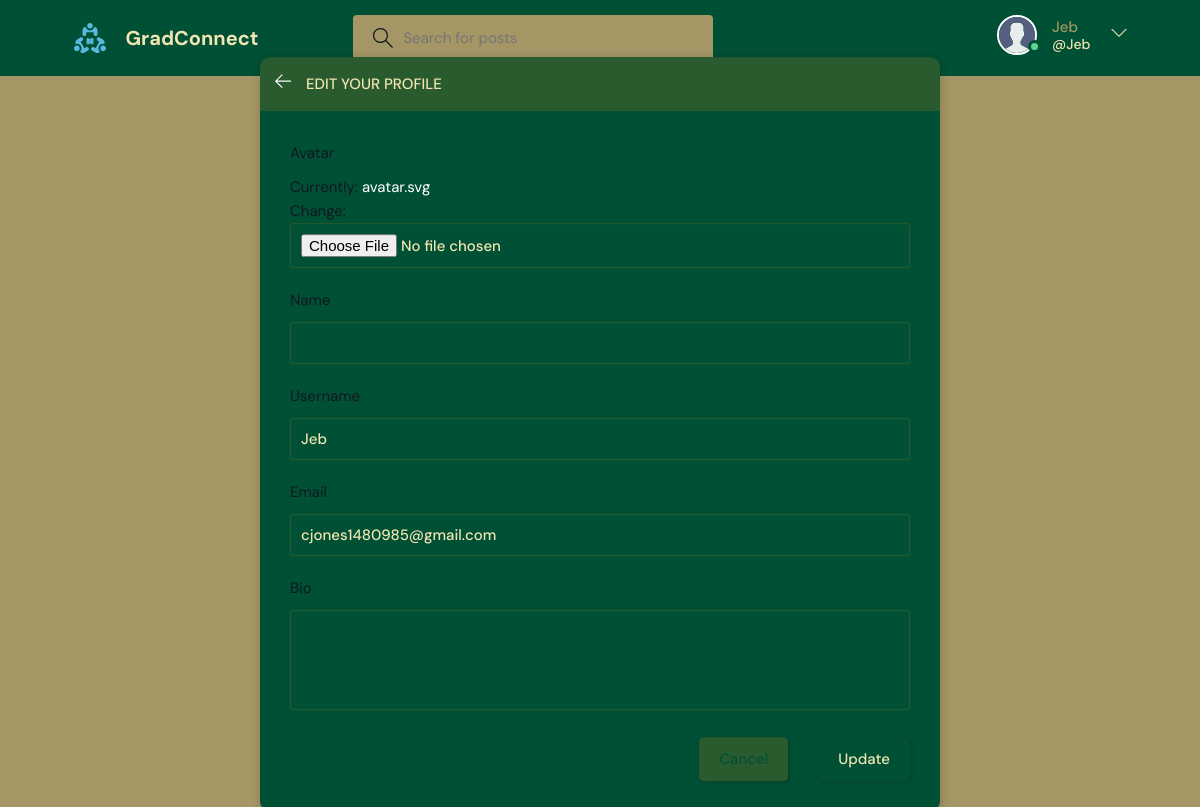
Before: /update-user/ (signed in) with the older database file.
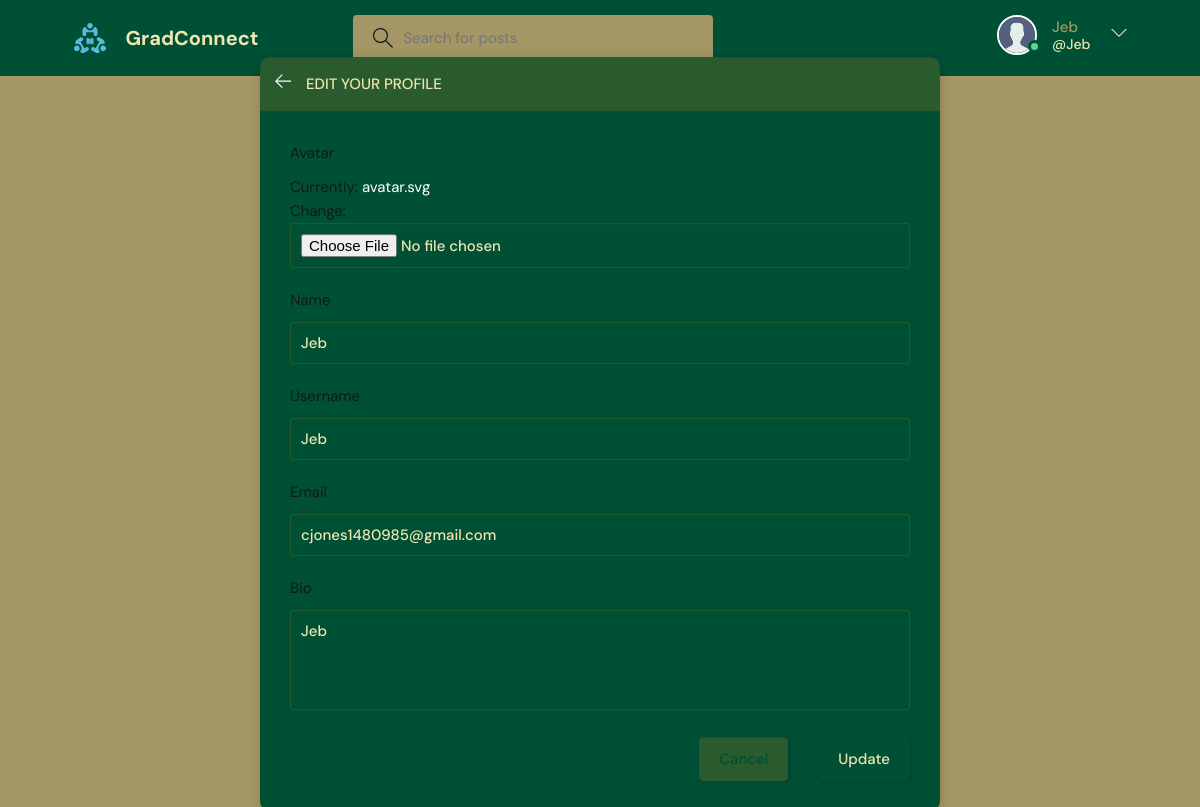
After: the same page with the newer database file.
### base/models.py (models this page shows)
class User(AbstractUser):
    name = models.CharField(max_length=200, null=True)
    email = models.EmailField(unique=True, null=True)
    bio = models.TextField(null=True)
    avatar = models.ImageField(null=True, default="avatar.svg")
    USERNAME_FIELD = 'email'
    REQUIRED_FIELDS = ['username']

### base/views.py (the view)
# urls.py: path('update-user/', views.updateUser, name="update-user"),
@login_required(login_url='login')
def updateUser(request):
    user = request.user
    form = UserForm(instance=user)
    if request.method == 'POST':
        form = UserForm(request.POST, request.FILES, instance=user)
        if form.is_valid():
            form.save()
            return redirect('user-profile', pk=user.id)
    return render(request, 'base/update-user.html', {'form': form})

### base/forms.py
class UserForm(ModelForm):
    class Meta:
        model = User
        fields = ['avatar', 'name', 'username', 'email', 'bio']

### base/templates/base/update-user.html (shortened to what this page needs)
{% extends 'main.html' %}
{% block content %}
<main class="update-account layout">
  <div class="container">
    <div class="layout__box">
      <div class="layout__boxHeader">
        <div class="layout__boxTitle">
          <a href="{% url 'home' %}">
            <svg version="1.1" xmlns="http://www.w3.org/2000/svg" width="32" height="32" viewBox="0 0 32 32">
              <title>arrow-left</title>
              <path
                d="M13.723 2.286l-13.723 13.714 13.719 13.714 1.616-1.611-10.96-10.96h27.625v-2.286h-27.625l10.965-10.965-1.616-1.607z">
              </path>
            </svg>
          </a>
          <h3>Edit your profile</h3>
        </div>
      </div>
      <div class="layout__body">
        <form class="form" action="" method="POST" enctype="multipart/form-data">
          {% for field in form %}
          <div class="form__group">
            <label for="profile_pic">{{field.label}}</label>
            {{field}}
          </div>
          {% endfor %}
          <div class="form__action">
            <a class="btn btn--dark" href="index.html">Cancel</a>
            <button class="btn btn--main" type="submit">Update</button>
          </div>
        </form>
      </div>
    </div>
  </div>
</main>
{% endblock content %}

### templates/navbar.html (shortened to what this page needs)
{% load static %}
<header class="header header--loggedIn">
    <div class="container">
        <a href="{% url 'home' %}" class="header__logo">
            <img src="{% static 'images/logo.svg' %}" />
            <h1>GradConnect</h1>
        </a>
        <form class="header__search" method="GET" action="{% url 'home' %}">
            <label>
                <input name="q" placeholder="Search for posts" />
            </label>
        </form>
        <nav class="header__menu">
            {% if request.user.is_authenticated %}
            <div class="header__user">
                <a href="{% url 'update-user' %}">
                    <div class="avatar avatar--medium active">
                        <img src="{{request.user.avatar.url}}" />
                    </div>
                    <p>{{request.user.username}} <span>@{{request.user.username}}</span></p>
                </a>
                <button class="dropdown-button">
                    <svg version="1.1" xmlns="http://www.w3.org/2000/svg" width="32" height="32" viewBox="0 0 32 32">
                        <title>chevron-down</title>
                        <path d="M16 21l-13-13h-3l16 16 16-16h-3l-13 13z"></path>
                    </svg>
                </button>
            </div>
            {% else %}
            <a href="{% url 'login' %}">
                <img src="{% static 'images/avatar.svg' %}" />
                <p>Login</p>
            </a>
            {% endif %}
        </nav>
    </div>
</header>

Changed rows visible on the page:
changed User "Jeb": name (not shown) → "Jeb"; bio (not shown) → "Jeb"
